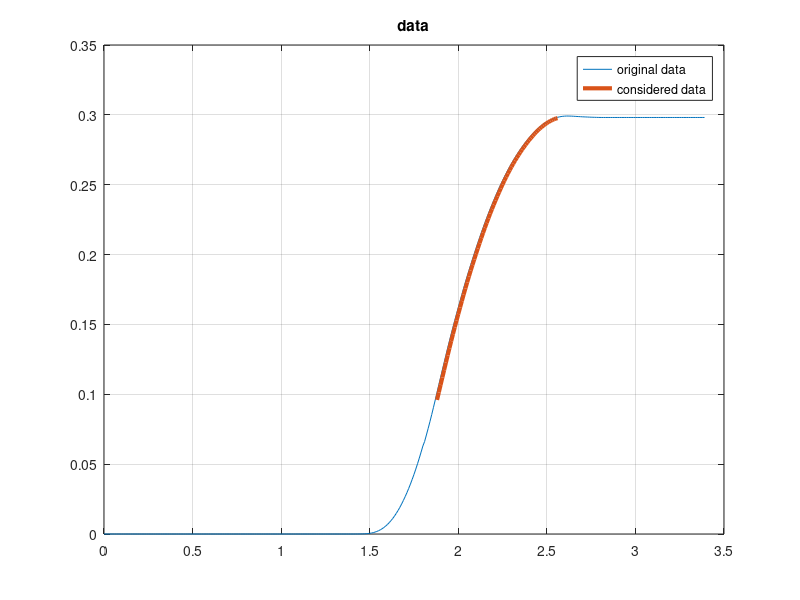
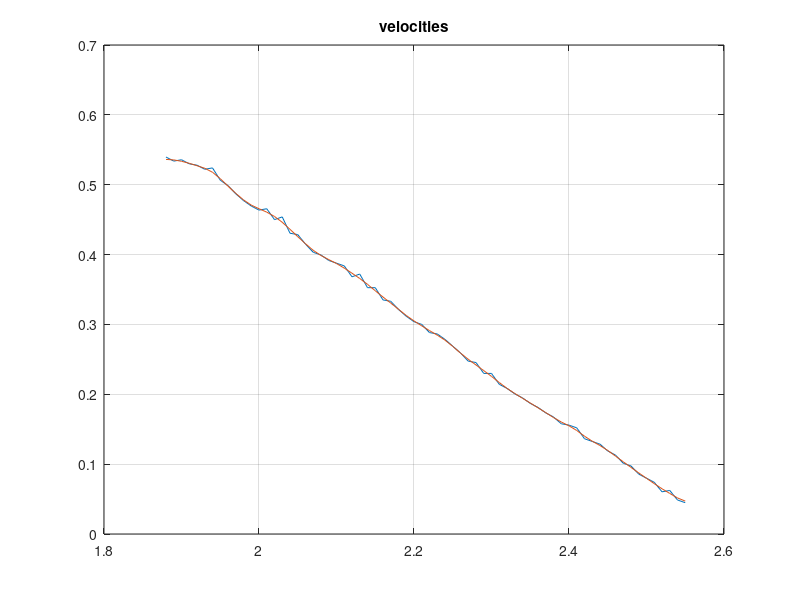
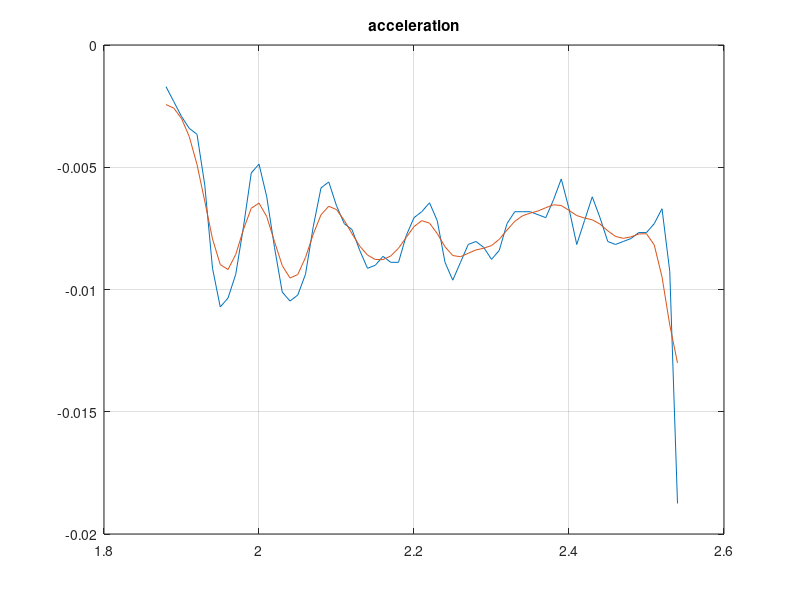
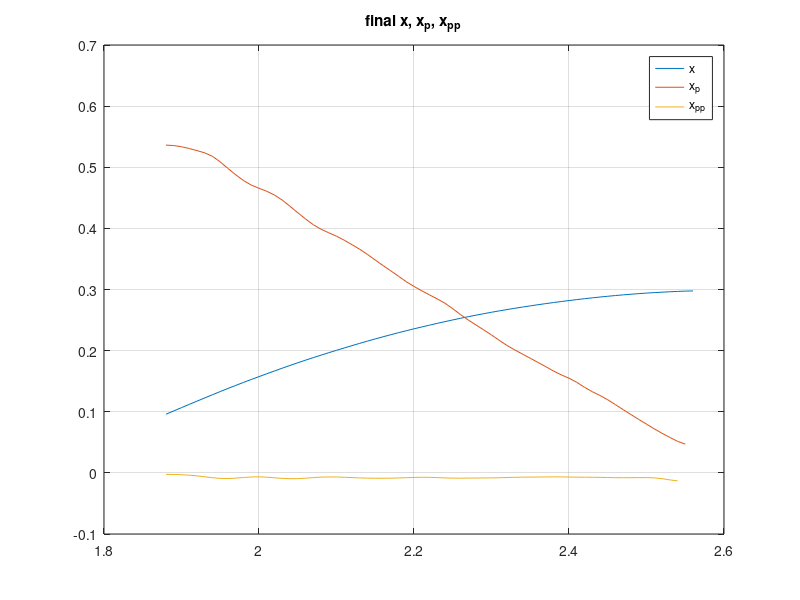

Recreate these plots in MATLAB, in order.
%% Script per ricuperare i dati

clear all;clc;close all;

data0 = load('data0000.txt');

Rg=6.35e-3;
g=9.81;

fs = 100; % Hz
dt = 1/fs;
data= [data0];
time= 0:dt:(length(data)-1)*dt;

% Treating data
cart = (2*pi/2048*Rg)*data(:,2);

figure(1)
plot(time,cart)
grid on
hold on


n=find(cart<=cart(end)-0.0001);

cart = cart(n);
time = time(n);

%cutting part of interest

x_old=cart;
xp_old=diff(x_old)/dt;

q = find(xp_old==max(xp_old));
x_old = x_old(q:end);

%filtering displacement

for ii=1:2
     for i= 1:length(x_old)-1
         x_1(i)= (x_old(i)+x_old(i+1))/2;
     end
     
     x_1(length(x_old))=x_old(end);

     x(1)=x_old(1);
     for i= 2:length(x_1)
         x(i)= (x_1(i)+x_1(i-1))/2;
     end

     x_old=x;
end
x=x_old;
xp_old = xp_old(q:end);




figure(2)
plot([q*dt:dt:(q+(length(xp_old)-1))*dt],xp_old)
grid on; hold on



for ii=1:2
     for i= 1:length(xp_old)-1
         xp_1(i)= (xp_old(i)+xp_old(i+1))/2;
     end
     
     xp_1(length(xp_old))=xp_old(end);

     xp(1)=xp_1(1);
     for i= 2:length(xp_1)
         xp(i)= (xp_1(i)+xp_1(i-1))/2;
     end

     xp_old=xp;
end

plot([q*dt:dt:(q+(length(xp)-1))*dt],xp)
title('velocities')

xpp_old=diff(x,2)/dt;

figure(3)
plot([q*dt:dt:(q+(length(xpp_old)-1))*dt],xpp_old)
grid on; hold on
fin_val=xpp_old(end);
for ii=1:5
     for i= 1:length(xpp_old)-1
         xpp_1(i)= (xpp_old(i)+xpp_old(i+1))/2;
     end
     
     xpp_1(length(xpp_old))=xpp_old(end);

     xpp(1)=xpp_1(1);
     for i= 2:length(xpp_1)
         xpp(i)= (xpp_1(i)+xpp_1(i-1))/2;
     end

     xpp_old=xpp;
end

plot([q*dt:dt:(q+(length(xpp)-1))*dt],xpp)
title('acceleration')

figure(1)
plot([q*dt:dt:(q+(length(x)-1))*dt],x,'linewidth',3)
title('data')
legend('original data','considered data')
figure(4)
plot([q*dt:dt:(q+(length(x)-1))*dt],x)
hold on; grid on
plot([q*dt:dt:(q+(length(xp)-1))*dt],xp)
plot([q*dt:dt:(q+(length(xpp)-1))*dt],xpp)

title('final x, x_p, x_p_p')
legend('x','x_p','x_p_p')
M=879.5e-3;
F_old = M*xpp;
F=F_old;

%ploting relationship between F and v
figure
plot(xp(1:end-1),F,'linewidth',1)
grid on
title('function F = f(v)')

%if we can assume a model similar to F = mu*M*g
xppav=sum(xpp)/length(xpp);
mu=xppav/g


xpn=fliplr(xp);
m=find(xpn<=0.5235);

Fnf=fliplr(F);
Fn=Fnf(m);
xpn=xpn(m);

n=find(xpn>=0.072);


Fn=Fnf(n);
xpn=xpn(n);

figure
plot(fliplr(xpn),fliplr(Fn))
